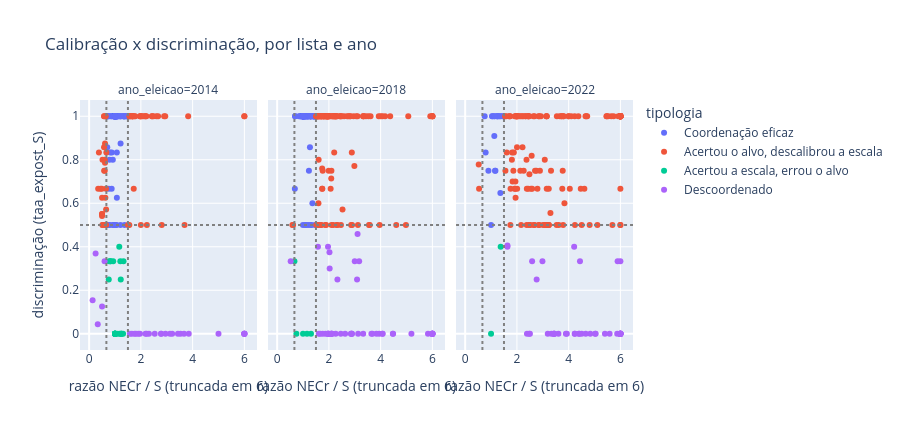

Notebook source saved alongside this figure:
### Code cell
plot_df = painel[painel.S > 0].copy()
plot_df['tipologia'] = tipo[plot_df.index]
plot_df['ano_eleicao'] = plot_df['ano_eleicao'].astype(str)
plot_df['razao_NECr_clip'] = plot_df['razao_NECr'].clip(upper=6)

fig = px.scatter(
    plot_df, x='razao_NECr_clip', y='taa_expost_S', color='tipologia',
    facet_col='ano_eleicao', hover_data=['sg_uf', 'sg_partido', 'S', 'NECr'],
    labels={'razao_NECr_clip': 'razão NECr / S (truncada em 6)',
            'taa_expost_S': 'discriminação (taa_expost_S)'},
    title='Calibração x discriminação, por lista e ano',
    category_orders={'tipologia': ordem_tipo},
)
fig.add_vline(x=2/3, line_dash='dot', line_color='gray')
fig.add_vline(x=3/2, line_dash='dot', line_color='gray')
fig.add_hline(y=0.5, line_dash='dot', line_color='gray')
fig.update_layout(height=430)
fig.show()

### Figure 1 — Plotly figure (JSON) as saved in the notebook; plotly's stock layout.template omitted (floating-point values rounded to 4 significant figures; data arrays with more than 128 entries replaced by an {"elided": "..."} marker saying what was removed)
{"data": [{"customdata": {"elided": "139x4 mixed values"}, "hovertemplate": "tipologia=Coordenação eficaz<br>ano_eleicao=2014<br>razão NECr / S (truncada em 6)=%{x}<br>discriminação (taa_expost_S)=%{y}<br>sg_uf=%{customdata[0]}<br>sg_partido=%{customdata[1]}<br>S=%{customdata[2]}<br>NECr=%{customdata[3]}<extra></extra>", "legendgroup": "Coordenação eficaz", "marker": {"color": "#636efa", "symbol": "circle"}, "mode": "markers", "name": "Coordenação eficaz", "orientation": "v", "showlegend": true, "type": "scatter", "x": {"elided": "139 float values"}, "xaxis": "x", "y": {"elided": "139 float values"}, "yaxis": "y"}, {"customdata": {"elided": "122x4 mixed values"}, "hovertemplate": "tipologia=Coordenação eficaz<br>ano_eleicao=2018<br>razão NECr / S (truncada em 6)=%{x}<br>discriminação (taa_expost_S)=%{y}<br>sg_uf=%{customdata[0]}<br>sg_partido=%{customdata[1]}<br>S=%{customdata[2]}<br>NECr=%{customdata[3]}<extra></extra>", "legendgroup": "Coordenação eficaz", "marker": {"color": "#636efa", "symbol": "circle"}, "mode": "markers", "name": "Coordenação eficaz", "orientation": "v", "showlegend": false, "type": "scatter", "x": [1.0, 1.018, 1.0, 1.0, 1.0, 1.0, 1.0, 1.008, 1.0, 1.0, 0.9139, 1.0, 1.0, 1.0, 1.0, 1.0, 1.155, 1.018, 1.441, 0.9991, 1.196, 1.059, 1.282, 1.318, 1.453, 0.8872, 1.003, 1.268, 1.0, 1.032, 1.182, 1.0, 1.176, 1.465, 1.172, 1.0, 1.0, 1.0, 1.109, 1.0, 1.395, 1.0, 1.401, 1.0, 1.005, 1.396, 1.486, 1.063, 1.412, 1.219, 0.9961, 1.088, 1.461, 1.003, 1.29, 1.285, 1.061, 1.445, 1.091, 0.9021, 1.0, 1.0, 1.0, 0.6839, 1.331, 0.695, 1.037, 1.0, 1.12, 1.207, 1.0, 1.0, 0.6937, 1.0, 1.164, 0.9549, 1.0, 1.0, 1.0, 1.0, 1.0, 1.0, 1.383, 0.9892, 1.288, 1.0, 1.102, 1.0, 1.0, 1.44, 1.0, 1.111, 1.14, 1.0, 1.279, 1.0, 1.315, 1.0, 1.013, 1.096, 1.211, 1.288, 1.198, 1.33, 1.286, 1.107, 1.05, 1.427, 1.285, 1.0, 1.0, 1.072, 1.037, 1.363, 1.001, 1.228, 1.474, 0.8418, 1.0, 1.047, 1.0, 0.9888], "xaxis": "x2", "y": [1.0, 1.0, 1.0, 1.0, 1.0, 1.0, 1.0, 1.0, 1.0, 1.0, 1.0, 1.0, 1.0, 1.0, 1.0, 1.0, 1.0, 1.0, 1.0, 1.0, 0.5, 1.0, 1.0, 1.0, 1.0, 1.0, 1.0, 0.8571, 1.0, 1.0, 1.0, 1.0, 1.0, 0.5, 1.0, 1.0, 1.0, 1.0, 1.0, 1.0, 1.0, 1.0, 1.0, 1.0, 1.0, 1.0, 1.0, 1.0, 1.0, 1.0, 0.5, 0.5, 1.0, 1.0, 1.0, 1.0, 1.0, 1.0, 1.0, 1.0, 1.0, 1.0, 1.0, 0.6667, 0.5, 1.0, 1.0, 1.0, 1.0, 1.0, 1.0, 1.0, 1.0, 1.0, 1.0, 1.0, 1.0, 1.0, 1.0, 1.0, 1.0, 1.0, 1.0, 1.0, 0.5, 1.0, 1.0, 1.0, 1.0, 1.0, 1.0, 1.0, 1.0, 1.0, 1.0, 1.0, 1.0, 1.0, 1.0, 1.0, 1.0, 1.0, 1.0, 1.0, 1.0, 0.5, 1.0, 1.0, 1.0, 1.0, 1.0, 1.0, 1.0, 0.6, 1.0, 0.75, 1.0, 1.0, 1.0, 1.0, 1.0, 1.0], "yaxis": "y2"}, {"customdata": [["AL", "PT", 1, 1.23], ["BA", "PC do B", 2, 2.075], ["BA", "PV", 1, 1.251], ["DF", "PV", 1, 1.461], ["ES", "PT", 2, 2.948], ["GO", "PL", 4, 4.003], ["MG", "PL", 11, 12.4], ["MS", "PT", 2, 2.764], ["PE", "PC do B", 1, 1.054], ["PE", "PL", 4, 3.019], ["PI", "PT", 4, 4.614], ["PR", "PL", 3, 3.733], ["PR", "PV", 1, 1.302], ["RN", "PL", 4, 3.595], ["RN", "PT", 2, 2.689], ["RS", "CIDADANIA", 1, 1.115], ["RS", "PL", 4, 4.679], ["SC", "CIDADANIA", 1, 1.143], ["SC", "PL", 6, 4.751], ["SP", "PL", 17, 23.13]], "hovertemplate": "tipologia=Coordenação eficaz<br>ano_eleicao=2022<br>razão NECr / S (truncada em 6)=%{x}<br>discriminação (taa_expost_S)=%{y}<br>sg_uf=%{customdata[0]}<br>sg_partido=%{customdata[1]}<br>S=%{customdata[2]}<br>NECr=%{customdata[3]}<extra></extra>", "legendgroup": "Coordenação eficaz", "marker": {"color": "#636efa", "symbol": "circle"}, "mode": "markers", "name": "Coordenação eficaz", "orientation": "v", "showlegend": false, "type": "scatter", "x": [1.23, 1.038, 1.251, 1.461, 1.474, 1.001, 1.127, 1.382, 1.054, 0.7547, 1.153, 1.244, 1.302, 0.8988, 1.344, 1.115, 1.17, 1.143, 0.7918, 1.361], "xaxis": "x3", "y": [1.0, 1.0, 1.0, 1.0, 1.0, 0.5, 0.9091, 1.0, 1.0, 1.0, 0.75, 1.0, 1.0, 0.75, 1.0, 1.0, 0.75, 1.0, 0.8333, 0.6471], "yaxis": "y3"}, {"customdata": {"elided": "61x4 mixed values"}, "hovertemplate": "tipologia=Acertou o alvo, descalibrou a escala<br>ano_eleicao=2014<br>razão NECr / S (truncada em 6)=%{x}<br>discriminação (taa_expost_S)=%{y}<br>sg_uf=%{customdata[0]}<br>sg_partido=%{customdata[1]}<br>S=%{customdata[2]}<br>NECr=%{customdata[3]}<extra></extra>", "legendgroup": "Acertou o alvo, descalibrou a escala", "marker": {"color": "#EF553B", "symbol": "circle"}, "mode": "markers", "name": "Acertou o alvo, descalibrou a escala", "orientation": "v", "showlegend": true, "type": "scatter", "x": [2.899, 0.5, 2.178, 1.685, 0.5, 0.5809, 0.6522, 0.6037, 1.67, 2.0, 0.5772, 0.6139, 2.084, 1.963, 1.976, 1.575, 2.666, 0.3495, 0.5, 1.629, 0.5278, 0.3781, 0.5175, 2.427, 2.601, 2.0, 6.0, 2.214, 2.232, 3.828, 1.588, 0.6656, 2.161, 1.559, 0.64, 0.6282, 0.5842, 1.553, 0.6574, 2.942, 0.4405, 0.6146, 2.433, 0.6138, 0.5116, 1.671, 1.69, 1.724, 0.6038, 3.688, 2.03, 0.6561, 2.488, 0.5, 1.75, 2.807, 0.5768, 1.782, 1.504, 6.0, 0.4902], "xaxis": "x", "y": [1.0, 0.625, 1.0, 1.0, 0.55, 0.75, 0.6667, 0.75, 1.0, 1.0, 1.0, 0.7857, 1.0, 1.0, 1.0, 1.0, 1.0, 0.6667, 0.55, 1.0, 0.5, 0.8333, 0.8, 1.0, 1.0, 0.5, 1.0, 1.0, 0.5, 1.0, 1.0, 0.8333, 1.0, 1.0, 1.0, 0.625, 1.0, 0.5, 0.5, 1.0, 0.6667, 0.875, 1.0, 0.5, 0.5, 1.0, 1.0, 0.6667, 0.8, 0.5, 1.0, 0.5714, 1.0, 0.5417, 1.0, 0.5, 0.8571, 1.0, 0.5, 1.0, 0.6667], "yaxis": "y"}, {"customdata": {"elided": "124x4 mixed values"}, "hovertemplate": "tipologia=Acertou o alvo, descalibrou a escala<br>ano_eleicao=2018<br>razão NECr / S (truncada em 6)=%{x}<br>discriminação (taa_expost_S)=%{y}<br>sg_uf=%{customdata[0]}<br>sg_partido=%{customdata[1]}<br>S=%{customdata[2]}<br>NECr=%{customdata[3]}<extra></extra>", "legendgroup": "Acertou o alvo, descalibrou a escala", "marker": {"color": "#EF553B", "symbol": "circle"}, "mode": "markers", "name": "Acertou o alvo, descalibrou a escala", "orientation": "v", "showlegend": false, "type": "scatter", "x": [6.0, 2.237, 1.724, 1.647, 1.806, 2.46, 2.0, 2.811, 1.934, 2.097, 1.624, 1.74, 3.341, 2.86, 1.976, 1.523, 1.654, 1.535, 1.828, 1.696, 2.201, 1.802, 3.319, 1.548, 3.432, 3.345, 1.936, 3.526, 2.589, 1.704, 1.686, 1.859, 2.749, 0.5895, 1.791, 1.743, 1.956, 1.888, 1.998, 2.297, 2.067, 1.806, 2.466, 2.296, 1.967, 2.205, 4.174, 1.741, 1.596, 1.761, 1.533, 1.892, 4.368, 1.59, 1.515, 1.512, 3.109, 2.1, 1.915, 1.874, 2.177, 1.52, 2.449, 1.571, 6.0, 1.968, 1.603, 1.612, 1.993, 2.068, 2.125, 1.684, 1.736, 2.023, 1.7, 1.51, 3.123, 2.234, 1.592, 2.833, 1.657, 1.551, 2.952, 2.416, 2.319, 5.921, 3.548, 3.962, 2.131, 2.248, 2.885, 0.6163, 1.951, 6.0, 1.586, 1.891, 1.869, 2.706, 3.059, 4.071, 2.527, 1.641, 1.623, 3.58, 2.505, 3.928, 1.776, 2.333, 3.61, 2.281, 4.003, 5.068, 2.266, 1.923, 4.603, 1.722, 2.167, 2.09, 2.895, 4.977, 1.936, 2.985, 6.0, 2.174], "xaxis": "x2", "y": [1.0, 1.0, 1.0, 1.0, 1.0, 1.0, 1.0, 1.0, 1.0, 0.75, 0.5, 0.76, 1.0, 0.5, 1.0, 1.0, 1.0, 1.0, 1.0, 1.0, 1.0, 1.0, 1.0, 1.0, 1.0, 1.0, 1.0, 1.0, 1.0, 0.5, 1.0, 0.5, 1.0, 0.5, 1.0, 0.6667, 1.0, 1.0, 1.0, 1.0, 0.6667, 1.0, 0.5, 0.5, 1.0, 0.8333, 1.0, 0.6667, 0.6, 0.75, 1.0, 0.5, 1.0, 0.5, 1.0, 0.5, 1.0, 0.5, 1.0, 1.0, 1.0, 1.0, 1.0, 1.0, 1.0, 1.0, 0.8, 1.0, 0.75, 1.0, 1.0, 0.5, 1.0, 1.0, 1.0, 1.0, 0.5, 1.0, 1.0, 1.0, 0.5, 1.0, 1.0, 1.0, 1.0, 1.0, 0.5, 0.5, 1.0, 1.0, 0.8333, 0.5, 1.0, 1.0, 1.0, 1.0, 1.0, 1.0, 1.0, 1.0, 0.5714, 0.5, 1.0, 0.5, 1.0, 1.0, 1.0, 0.5, 1.0, 1.0, 1.0, 1.0, 1.0, 1.0, 0.5, 1.0, 0.5, 0.7143, 0.5, 0.5, 1.0, 0.7708, 1.0, 1.0], "yaxis": "y2"}, {"customdata": {"elided": "141x4 mixed values"}, "hovertemplate": "tipologia=Acertou o alvo, descalibrou a escala<br>ano_eleicao=2022<br>razão NECr / S (truncada em 6)=%{x}<br>discriminação (taa_expost_S)=%{y}<br>sg_uf=%{customdata[0]}<br>sg_partido=%{customdata[1]}<br>S=%{customdata[2]}<br>NECr=%{customdata[3]}<extra></extra>", "legendgroup": "Acertou o alvo, descalibrou a escala", "marker": {"color": "#EF553B", "symbol": "circle"}, "mode": "markers", "name": "Acertou o alvo, descalibrou a escala", "orientation": "v", "showlegend": false, "type": "scatter", "x": {"elided": "141 float values"}, "xaxis": "x3", "y": {"elided": "141 float values"}, "yaxis": "y3"}, {"customdata": [["AL", "PRTB", 1, 1.227], ["AM", "PMDB", 1, 1.0], ["AP", "PMDB", 1, 1.243], ["AP", "PSC", 1, 1.012], ["AP", "PTB", 1, 1.168], ["BA", "PDT", 1, 1.313], ["CE", "PMDB", 3, 2.311], ["CE", "PROS", 3, 2.791], ["MA", "PMDB", 2, 2.507], ["MA", "PSDC", 1, 1.0], ["MG", "PSB", 3, 2.476], ["MG", "PSC", 1, 1.078], ["MG", "PSD", 3, 3.988], ["PA", "DEM", 1, 1.0], ["PE", "PHS", 1, 1.0], ["PI", "PMDB", 1, 1.0], ["PI", "PSD", 1, 1.0], ["RJ", "PC do B", 1, 1.0], ["RJ", "PR", 6, 7.232], ["RJ", "PRP", 1, 1.0], ["RJ", "PT", 5, 5.826], ["SP", "PSB", 4, 3.035], ["SP", "PSD", 4, 4.889], ["SP", "PV", 3, 2.48]], "hovertemplate": "tipologia=Acertou a escala, errou o alvo<br>ano_eleicao=2014<br>razão NECr / S (truncada em 6)=%{x}<br>discriminação (taa_expost_S)=%{y}<br>sg_uf=%{customdata[0]}<br>sg_partido=%{customdata[1]}<br>S=%{customdata[2]}<br>NECr=%{customdata[3]}<extra></extra>", "legendgroup": "Acertou a escala, errou o alvo", "marker": {"color": "#00cc96", "symbol": "circle"}, "mode": "markers", "name": "Acertou a escala, errou o alvo", "orientation": "v", "showlegend": true, "type": "scatter", "x": [1.227, 1.0, 1.243, 1.012, 1.168, 1.313, 0.7703, 0.9304, 1.254, 1.0, 0.8254, 1.078, 1.329, 1.0, 1.0, 1.0, 1.0, 1.0, 1.205, 1.0, 1.165, 0.7589, 1.222, 0.8268], "xaxis": "x", "y": [0.0, 0.0, 0.0, 0.0, 0.0, 0.0, 0.3333, 0.3333, 0.0, 0.0, 0.3333, 0.0, 0.3333, 0.0, 0.0, 0.0, 0.0, 0.0, 0.3333, 0.0, 0.4, 0.25, 0.25, 0.3333], "yaxis": "y"}, {"customdata": [["BA", "PRP", 1, 1.154], ["DF", "DEM", 1, 1.0], ["MG", "PSL", 6, 4.004], ["PR", "PSL", 3, 2.234], ["RR", "PSD", 1, 1.307]], "hovertemplate": "tipologia=Acertou a escala, errou o alvo<br>ano_eleicao=2018<br>razão NECr / S (truncada em 6)=%{x}<br>discriminação (taa_expost_S)=%{y}<br>sg_uf=%{customdata[0]}<br>sg_partido=%{customdata[1]}<br>S=%{customdata[2]}<br>NECr=%{customdata[3]}<extra></extra>", "legendgroup": "Acertou a escala, errou o alvo", "marker": {"color": "#00cc96", "symbol": "circle"}, "mode": "markers", "name": "Acertou a escala, errou o alvo", "orientation": "v", "showlegend": false, "type": "scatter", "x": [1.154, 1.0, 0.6673, 0.7445, 1.307], "xaxis": "x2", "y": [0.0, 0.0, 0.3333, 0.0, 0.0], "yaxis": "y2"}, {"customdata": [["CE", "PL", 5, 6.859], ["PI", "PV", 1, 1.0]], "hovertemplate": "tipologia=Acertou a escala, errou o alvo<br>ano_eleicao=2022<br>razão NECr / S (truncada em 6)=%{x}<br>discriminação (taa_expost_S)=%{y}<br>sg_uf=%{customdata[0]}<br>sg_partido=%{customdata[1]}<br>S=%{customdata[2]}<br>NECr=%{customdata[3]}<extra></extra>", "legendgroup": "Acertou a escala, errou o alvo", "marker": {"color": "#00cc96", "symbol": "circle"}, "mode": "markers", "name": "Acertou a escala, errou o alvo", "orientation": "v", "showlegend": false, "type": "scatter", "x": [1.372, 1.0], "xaxis": "x3", "y": [0.4, 0.0], "yaxis": "y3"}, {"customdata": [["AC", "PSDB", 1, 1.653], ["AL", "PSDB", 1, 3.21], ["AP", "PDT", 1, 8.752], ["BA", "PTC", 1, 6.0], ["CE", "PSL", 1, 2.312], ["ES", "PSDB", 1, 1.573], ["ES", "PT", 2, 1.0], ["ES", "PV", 1, 2.778], ["GO", "PP", 1, 1.967], ["GO", "PT", 1, 1.754], ["MA", "PT", 1, 2.535], ["MG", "PC do B", 1, 1.812], ["MG", "PDT", 2, 37.91], ["MG", "PHS", 1, 2.785], ["MG", "PMN", 1, 3.533], ["MG", "PRB", 1, 2.224], ["PA", "PSDB", 1, 5.0], ["PA", "PSOL", 1, 17.3], ["PE", "PP", 1, 3.433], ["PE", "PTB", 4, 1.0], ["PR", "PHS", 1, 1.899], ["PR", "PSD", 1, 3.125], ["PR", "PTN", 1, 3.85], ["PR", "PV", 1, 25.29], ["RJ", "PDT", 1, 3.669], ["RO", "PMDB", 3, 1.792], ["RR", "PMN", 1, 2.178], ["SE", "PT", 1, 2.951], ["SP", "PRB", 8, 1.073], ["SP", "PSC", 3, 1.0]], "hovertemplate": "tipologia=Descoordenado<br>ano_eleicao=2014<br>razão NECr / S (truncada em 6)=%{x}<br>discriminação (taa_expost_S)=%{y}<br>sg_uf=%{customdata[0]}<br>sg_partido=%{customdata[1]}<br>S=%{customdata[2]}<br>NECr=%{customdata[3]}<extra></extra>", "legendgroup": "Descoordenado", "marker": {"color": "#ab63fa", "symbol": "circle"}, "mode": "markers", "name": "Descoordenado", "orientation": "v", "showlegend": true, "type": "scatter", "x": [1.653, 3.21, 6.0, 6.0, 2.312, 1.573, 0.5, 2.778, 1.967, 1.754, 2.535, 1.812, 6.0, 2.785, 3.533, 2.224, 5.0, 6.0, 3.433, 0.25, 1.899, 3.125, 3.85, 6.0, 3.669, 0.5973, 2.178, 2.951, 0.1341, 0.3333], "xaxis": "x", "y": [0.0, 0.0, 0.0, 0.0, 0.0, 0.0, 0.125, 0.0, 0.0, 0.0, 0.0, 0.0, 0.0, 0.0, 0.0, 0.0, 0.0, 0.0, 0.0, 0.3684, 0.0, 0.0, 0.0, 0.0, 0.0, 0.3333, 0.0, 0.0, 0.1538, 0.04348], "yaxis": "y"}, {"customdata": {"elided": "49x4 mixed values"}, "hovertemplate": "tipologia=Descoordenado<br>ano_eleicao=2018<br>razão NECr / S (truncada em 6)=%{x}<br>discriminação (taa_expost_S)=%{y}<br>sg_uf=%{customdata[0]}<br>sg_partido=%{customdata[1]}<br>S=%{customdata[2]}<br>NECr=%{customdata[3]}<extra></extra>", "legendgroup": "Descoordenado", "marker": {"color": "#ab63fa", "symbol": "circle"}, "mode": "markers", "name": "Descoordenado", "orientation": "v", "showlegend": false, "type": "scatter", "x": [3.17, 2.0, 1.972, 3.0, 2.094, 3.131, 6.0, 0.523, 1.867, 1.969, 1.759, 3.944, 3.644, 2.891, 3.838, 2.03, 6.0, 3.682, 5.83, 6.0, 2.628, 2.884, 4.067, 2.461, 2.121, 1.958, 2.85, 6.0, 2.022, 2.866, 6.0, 2.261, 2.086, 1.609, 4.079, 2.11, 4.481, 6.0, 1.667, 1.967, 6.0, 4.471, 3.089, 3.326, 5.19, 2.329, 3.108, 1.577, 6.0], "xaxis": "x2", "y": [0.3333, 0.0, 0.0, 0.3333, 0.0, 0.0, 0.0, 0.3333, 0.0, 0.0, 0.0, 0.0, 0.0, 0.0, 0.0, 0.3, 0.0, 0.0, 0.0, 0.0, 0.0, 0.0, 0.0, 0.0, 0.0, 0.0, 0.0, 0.0, 0.375, 0.0, 0.0, 0.0, 0.0, 0.0, 0.0, 0.0, 0.0, 0.0, 0.0, 0.4, 0.0, 0.0, 0.25, 0.0, 0.0, 0.25, 0.4583, 0.4, 0.0], "yaxis": "y2"}, {"customdata": {"elided": "44x4 mixed values"}, "hovertemplate": "tipologia=Descoordenado<br>ano_eleicao=2022<br>razão NECr / S (truncada em 6)=%{x}<br>discriminação (taa_expost_S)=%{y}<br>sg_uf=%{customdata[0]}<br>sg_partido=%{customdata[1]}<br>S=%{customdata[2]}<br>NECr=%{customdata[3]}<extra></extra>", "legendgroup": "Descoordenado", "marker": {"color": "#ab63fa", "symbol": "circle"}, "mode": "markers", "name": "Descoordenado", "orientation": "v", "showlegend": false, "type": "scatter", "x": [5.026, 3.449, 3.332, 3.892, 4.406, 2.588, 6.0, 4.398, 2.389, 6.0, 5.583, 5.043, 4.24, 2.987, 3.93, 4.838, 2.763, 3.419, 6.0, 4.233, 6.0, 6.0, 1.634, 6.0, 6.0, 6.0, 1.634, 6.0, 3.446, 6.0, 4.502, 3.605, 5.876, 2.471, 4.661, 2.503, 3.193, 3.435, 6.0, 4.213, 5.892, 4.438, 6.0, 5.402], "xaxis": "x3", "y": [0.0, 0.0, 0.0, 0.0, 0.0, 0.3333, 0.0, 0.0, 0.0, 0.0, 0.0, 0.0, 0.0, 0.3333, 0.0, 0.0, 0.25, 0.0, 0.0, 0.0, 0.0, 0.0, 0.4, 0.3333, 0.0, 0.0, 0.4056, 0.0, 0.0, 0.0, 0.0, 0.0, 0.0, 0.0, 0.0, 0.0, 0.0, 0.0, 0.0, 0.4, 0.3333, 0.3333, 0.0, 0.0], "yaxis": "y3"}], "layout": {"annotations": [{"showarrow": false, "text": "ano_eleicao=2014", "x": 0.16, "xanchor": "center", "xref": "paper", "y": 1.0, "yanchor": "bottom", "yref": "paper"}, {"showarrow": false, "text": "ano_eleicao=2018", "x": 0.5, "xanchor": "center", "xref": "paper", "y": 1.0, "yanchor": "bottom", "yref": "paper"}, {"showarrow": false, "text": "ano_eleicao=2022", "x": 0.84, "xanchor": "center", "xref": "paper", "y": 1.0, "yanchor": "bottom", "yref": "paper"}], "height": 430, "legend": {"title": {"text": "tipologia"}, "tracegroupgap": 0}, "shapes": [{"line": {"color": "gray", "dash": "dot"}, "type": "line", "x0": 0.6667, "x1": 0.6667, "xref": "x", "y0": 0, "y1": 1, "yref": "y domain"}, {"line": {"color": "gray", "dash": "dot"}, "type": "line", "x0": 0.6667, "x1": 0.6667, "xref": "x2", "y0": 0, "y1": 1, "yref": "y2 domain"}, {"line": {"color": "gray", "dash": "dot"}, "type": "line", "x0": 0.6667, "x1": 0.6667, "xref": "x3", "y0": 0, "y1": 1, "yref": "y3 domain"}, {"line": {"color": "gray", "dash": "dot"}, "type": "line", "x0": 1.5, "x1": 1.5, "xref": "x", "y0": 0, "y1": 1, "yref": "y domain"}, {"line": {"color": "gray", "dash": "dot"}, "type": "line", "x0": 1.5, "x1": 1.5, "xref": "x2", "y0": 0, "y1": 1, "yref": "y2 domain"}, {"line": {"color": "gray", "dash": "dot"}, "type": "line", "x0": 1.5, "x1": 1.5, "xref": "x3", "y0": 0, "y1": 1, "yref": "y3 domain"}, {"line": {"color": "gray", "dash": "dot"}, "type": "line", "x0": 0, "x1": 1, "xref": "x domain", "y0": 0.5, "y1": 0.5, "yref": "y"}, {"line": {"color": "gray", "dash": "dot"}, "type": "line", "x0": 0, "x1": 1, "xref": "x2 domain", "y0": 0.5, "y1": 0.5, "yref": "y2"}, {"line": {"color": "gray", "dash": "dot"}, "type": "line", "x0": 0, "x1": 1, "xref": "x3 domain", "y0": 0.5, "y1": 0.5, "yref": "y3"}], "title": {"text": "Calibração x discriminação, por lista e ano"}, "xaxis": {"anchor": "y", "domain": [0.0, 0.32], "title": {"text": "razão NECr / S (truncada em 6)"}}, "xaxis2": {"anchor": "y2", "domain": [0.34, 0.66], "matches": "x", "title": {"text": "razão NECr / S (truncada em 6)"}}, "xaxis3": {"anchor": "y3", "domain": [0.68, 1.0], "matches": "x", "title": {"text": "razão NECr / S (truncada em 6)"}}, "yaxis": {"anchor": "x", "domain": [0.0, 1.0], "title": {"text": "discriminação (taa_expost_S)"}}, "yaxis2": {"anchor": "x2", "domain": [0.0, 1.0], "matches": "y", "showticklabels": false}, "yaxis3": {"anchor": "x3", "domain": [0.0, 1.0], "matches": "y", "showticklabels": false}}}
